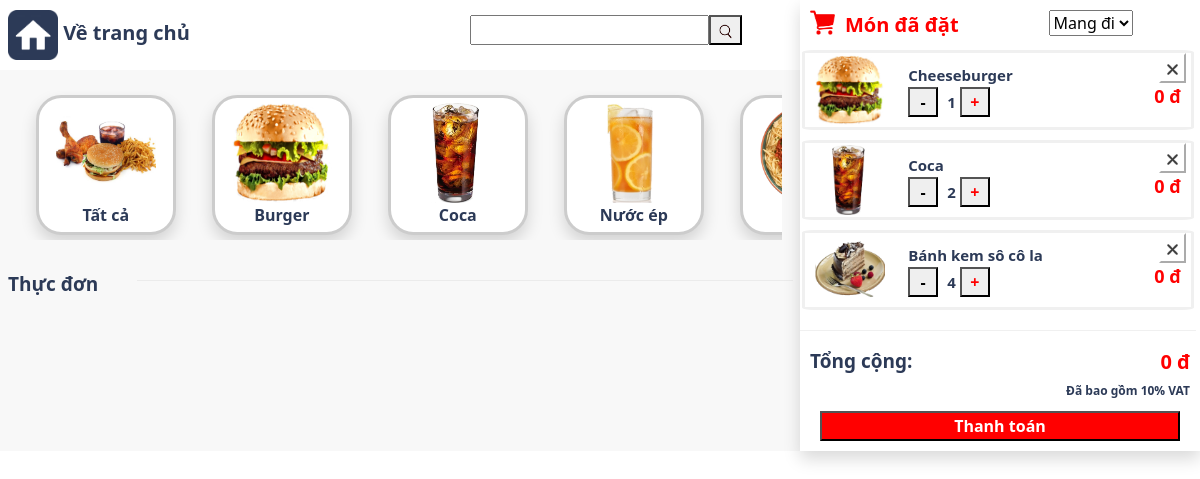
The app's page /src/search.php, older data.
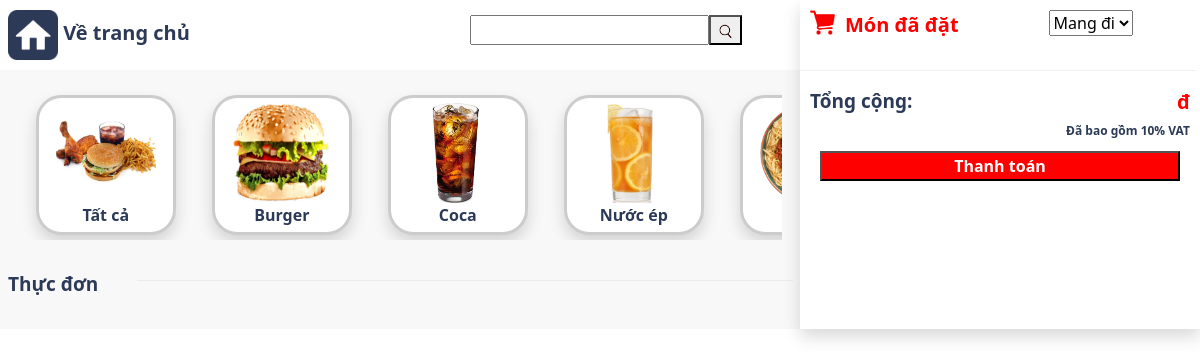
The same page, newer data.
### tables this page shows
CREATE TABLE `category`(
    `ID` TINYINT UNSIGNED NOT NULL PRIMARY KEY AUTO_INCREMENT,
    `name` VARCHAR(50) DEFAULT NULL,
    `IMG` VARCHAR(100) DEFAULT NULL
);

CREATE TABLE `order`(
    `ID` INT UNSIGNED NOT NULL PRIMARY KEY AUTO_INCREMENT,
    `table` TINYINT UNSIGNED DEFAULT 1,
    `total_price` INT DEFAULT 0,
    `status` TINYINT CHECK (`status` IN (0,1)),
    FOREIGN KEY(`table`) REFERENCES `table`(`ID`)
);

CREATE TABLE `table`(
    `ID` TINYINT UNSIGNED NOT NULL PRIMARY KEY AUTO_INCREMENT,
    `name` VARCHAR(10)
);

CREATE TABLE `cart`(
    `orderID` INT UNSIGNED NOT NULL,
    `productID` TINYINT UNSIGNED NOT NULL,
    `quantity` TINYINT UNSIGNED,
    `note` TEXT DEFAULT NULL,
    `total_price` INT DEFAULT 0,
    PRIMARY KEY(`orderID`, `productID`),
    FOREIGN KEY(`orderID`) REFERENCES `order`(`ID`),
    FOREIGN KEY(`productID`) REFERENCES `product`(`ID`)
);

CREATE TABLE `product`(
    `ID` TINYINT UNSIGNED NOT NULL PRIMARY KEY AUTO_INCREMENT,
    `name` VARCHAR(50) DEFAULT NULL,
    `type` TINYINT UNSIGNED NOT NULL,
    `price` INT UNSIGNED NOT NULL DEFAULT 0,
    `nutrient` TEXT DEFAULT "Không có thông tin",
    `additives` TEXT DEFAULT "Không có thông tin",
    `decoration` TEXT DEFAULT "Không có thông tin",
    `IMG` VARCHAR(100) DEFAULT NULL,
    FOREIGN KEY(`type`) REFERENCES `category`(`ID`)
);

### src/search.php (the view, shortened to what this page needs)
<?php
$dbhost = "localhost";
$dbuser = "root";
$dbpass = "";
$dbname = "pos";
$conn = new mysqli($dbhost, $dbuser, $dbpass, $dbname);
$sql = "SELECT * FROM `order` ORDER BY `ID` DESC LIMIT 1;";
$order = mysqli_query($conn, $sql);
if (mysqli_num_rows($order) == 0) {
    $sql = "INSERT INTO `order`(`status`) VALUES(0);";
    $order = mysqli_query($conn, $sql);
    $sql = "SELECT * FROM `order` ORDER BY `ID` DESC LIMIT 1;";
    $order = mysqli_query($conn, $sql);
    $order = mysqli_fetch_assoc($order);
}
else{
    $order = mysqli_fetch_assoc($order);
}
$orderID=$order['ID'];
$sql = "SELECT * FROM `category`;";
$category = mysqli_query($conn, $sql);
$sql = "SELECT * FROM `table`;";
$table = mysqli_query($conn, $sql);
$sql = "SELECT A.ID AS ID, A.name AS name, A.nutrient as nutrient, A.additives as additives, A.decoration as decoration, A.IMG AS IMG, B.quantity AS qty, B.note as note, B.total_price as tprice, A.price as price FROM `product` AS A,`cart` AS B WHERE B.orderID = '$orderID' AND A.ID = B.productID;";
$cart = mysqli_query($conn, $sql);
?>
<!DOCTYPE html>
<html lang="en">
<head>
    <link rel="stylesheet" href="../styles/style.css">
    <link href="https://cdn.jsdelivr.net/npm/bootstrap@5.0.2/dist/css/bootstrap.min.css" rel="stylesheet">
</head>
<body>
    <div class="container-fluid" >
        <div class="row">
            <div class="col-sm-8" style="background-color:#F8F8F8; padding:0;">
                <div class="container-fluid" id="menu-header" style="padding:0;">
                    <div class="row">
                        <div class="col-sm-6" style="align-items:center; background-color:#fff; padding: 10px;">
                        <a href="home.php" class="navbar-brand"><img src="../images/home.png" height="50px" style="margin-left: 10px;">
                            <b style="color:#2C3A57; font-size:20px;">Về trang chủ</b></a>
                        </div>
                        <div class="col-sm-6" id="search-container" style="background-color:#fff;">
                        <form action="search.php" class="d-flex searchTool" method="GET">
                            <input style="margin-top: 15px; margin-bottom:10px; margin-left:15%;" type="search" name="search" id="search">
                            <button type="submit" style="height:30px;margin-bottom:10px;margin-top:15px;"><img src="../images/search.png" height="17px"></button>
                        </form>
                        </div>
                    </div>
                </div>
                <main id="category-container" style="padding: 10px;">
                    <section id="category">
                    <?php while ($row = mysqli_fetch_assoc($category)) { ?>
                        <div class="type-item shadow" onclick="filterbycategory(<?php echo $row['ID'];?>)">
                            <img src="<?php echo $row['IMG'];?>" height="100px">
                            <br><b style="color:#2C3A57;"><?php echo $row['name'];?></b>
                        </div>
                    <?php } ?>
                    </section>
                </main>
                <div class="container-fluid" id="menu-break" style="padding:0;">
                    <div class="row">
                        <div class="col-sm-2" style=" padding: 10px;">
                            <b style="color:#2C3A57; font-size:19px; padding-left:10px;">Thực đơn</b>
                        </div>
                        <div class="col-sm-10" >
                            <hr style="margin-top: 20px; width: 99%; color:#C4C4C4;">
                        </div>
                    </div>
                </div>
                <div id="main-menu">
                <div class="row" style=" padding: 10px;">
</div>
                </div>
            </div>
            <div class="col-sm-4 shadow" id="cart" style=" padding:0;">
                <div id="cart-container">
                    <div class="head" style="display:flex;">
                        <div style="display:flex; padding-top:10px; padding-left:10px; padding-bottom:10px;">
                            <img class="cart-side-icon" src="../images/cart.png" height="25px">
                            <b style="color: red; font-size:20px;padding-left:10px;">Món đã đặt</b>
                        </div>
                        <div style="padding-top:10px; margin-left:90px;">
                            <select id="tableNum" name="table-Number" onchange="updateTable(this);">
                                <?php while ($row = mysqli_fetch_assoc($table)) { ?>
                                <option value="<?php echo $row['ID']; ?>" <?php if($row['ID']==$order['table']) echo 'selected';?>><?php echo $row['name']; ?></option>
                                <?php } ?>
                            </select>
                        </div>
                    </div>
                    <div class="bill-container">
                    <?php if (mysqli_num_rows($cart) > 0) { while ($row = mysqli_fetch_assoc($cart)) { ?>
                        <div class="product-in-cart" style="margin-bottom:10px;">
                            <div class="product-img">
                                <img src="<?php echo $row['IMG'];?>" height="70px" style="margin-top:2px;">
                            </div>
                            <div style="width: 40%;padding-top:10px;padding-left:10px; margin-left:10px;">
                                <b style="color:#2C3A57; font-size:15px;">
                                    <?php echo $row['name'];?>
                                </b><br>
                                <button onclick = "inOrDecreaseQty(<?php echo $row['ID'].','. $row['qty'];?>,0)" style="width: 30px; height:30px"><b>-</b></button>
                                <b style="color:#2C3A57; font-size:15px; padding-left:5px;">
                                <?php echo $row['qty'];?>
                                </b>
                                <button onclick = "inOrDecreaseQty(<?php echo $row['ID'].','. $row['qty'];?>,1)" style="width: 30px; height:30px"><b style="color:red;">+</b></button>
                            </div>
                            <div style="width: 40%; text-align:right;">
                                <button onclick="delProInCart(<?php echo $row['ID'];?>)" style="margin-right:5px;border-color:white;background-color:white"><img src="../images/close.png" height="11px"></button>
                                <br><b style="color: red; font-size:18px;padding-right:10px;"><?php echo $row['tprice'];?> đ</b>
                            </div>
                        </div>
                    <?php }} ?>
                    </div>
                    <hr style="margin-top: 20px; width: 99%; color:#C4C4C4;">
                    <div class="cart-footer">
                        <div style="text-align: left; width:50%;">
                            <b style="color:#2C3A57; font-size:19px; padding-left:10px;">Tổng cộng:</b>
                        </div>
                        <div style="text-align: right; width:50%;">
                            <b style="color: red; font-size:20px;padding-right:10px;"><?php echo $order['total_price'];?> đ</b><br>
                            <b style="color:#2C3A57; font-size:12px; padding-right:10px;">Đã bao gồm 10% VAT</b>
                        </div>
                    </div>
                    <button onclick="window.location.href='payment.php';" style="color: white; background-color:red; font-weight:bold; width:90%;margin-left:5%; margin-top:10px;margin-bottom:10px;">
                        Thanh toán
                    </button>
                </div>
            </div>
        </div>
    </div>
</body>
</html>

### styles/style.css (style rules this page uses)
#category { width: 98%; min-height: 100 px; margin: 10px auto; display: -webkit-box; display: -ms-flexbox; display: flex; -webkit-box-pack: left; -ms-flex-pack: left; justify-content: left; overflow-x: scroll; }
.type-item { min-width: 140px; height: 140px; text-align: center; left: 0; padding-top: 5px; margin: 5px 18px; color: #ccc; background-color: white; -webkit-transition: 0.5s; transition: 0.5s; border-radius: 18%; border: solid; }
#cart-container { position: -webkit-sticky; position: sticky; top: 0; }
.cart-footer { display: -webkit-box; display: -ms-flexbox; display: flex; }
.product-in-cart { padding-left: 10px; border: solid; border-width: 3px; border-color: #F0F0F0; width: 98%; height: 80px; margin-left: 2px; border-radius: 3%; display: -webkit-box; display: -ms-flexbox; display: flex; }
.product-img { width: 20%; }

Row changes from the older to the newer data that the page shows:
removed order: table-Number "Mang đi", total_price "0"
removed cart: productID.IMG (picture), productID.name "Cheeseburger", quantity "1", total_price "0"
removed cart: productID.IMG (picture), productID.name "Coca", quantity "2", total_price "0"
removed cart: productID.IMG (picture), productID.name "Bánh kem sô cô la", quantity "4", total_price "0"
Text that changed along with them:
form field table-Number: (not shown) → "Mang đi"
